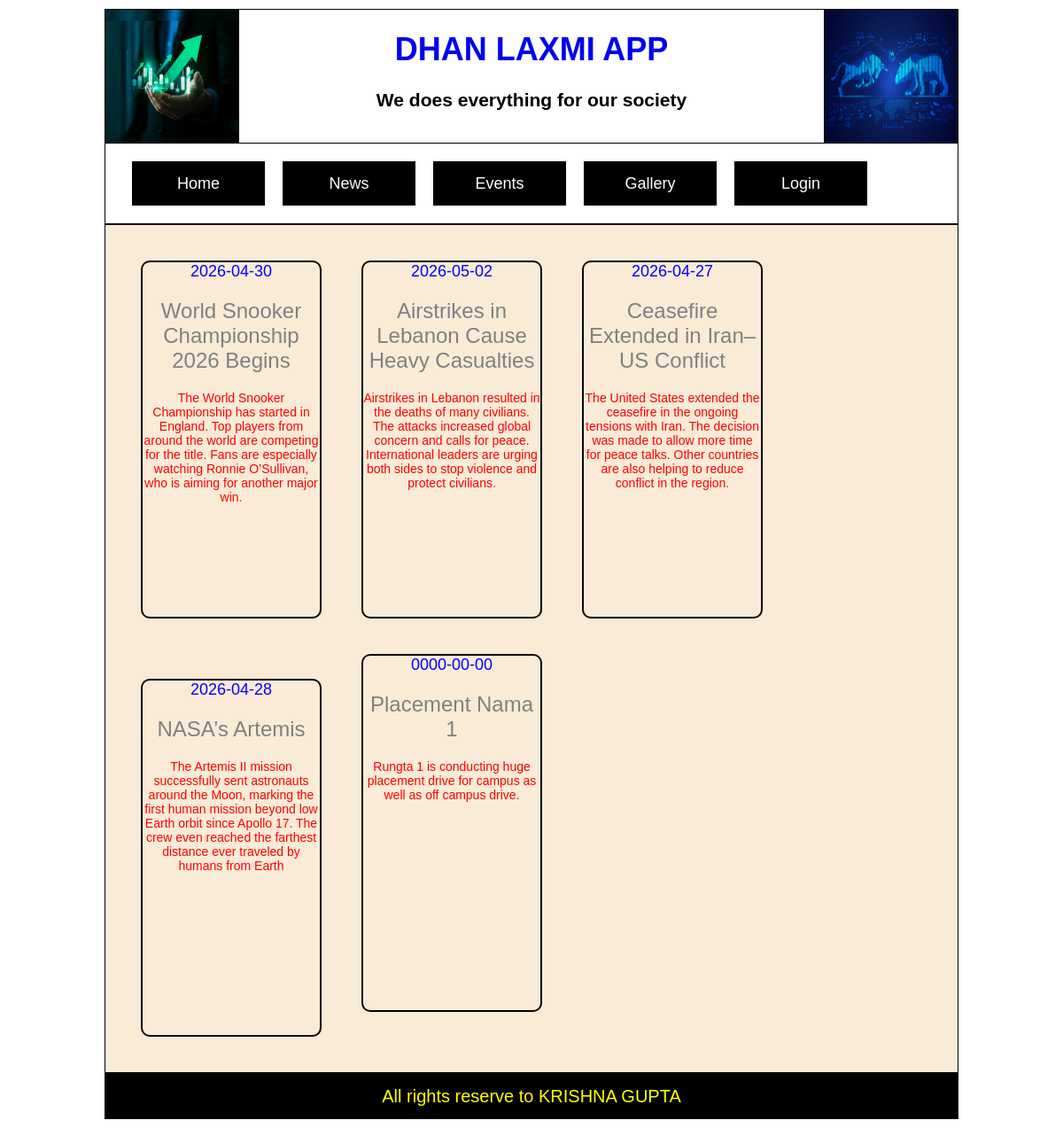
The page /public/news.php on the database its author committed.
### tables this page shows
CREATE TABLE IF NOT EXISTS `news_info` (
  `news_id` int(11) NOT NULL AUTO_INCREMENT,
  `news_title` text NOT NULL,
  `news_desc` text NOT NULL,
  `news_date` date NOT NULL,
  `reg_date` date NOT NULL,
  PRIMARY KEY (`news_id`)
);

### public/news.php (the view)
<?php
  include("../include/header.php");
?>
<div id="container">
<?php
  include("../include/menubar.php");
?>
<div id='eventArea'>
<?php
include("..\include\dbconnect.php");
$rsevents=mysqli_query($con,"select * from news_info order by news_id desc");
while($row=mysqli_fetch_array($rsevents))
  {
    $a=$row["news_title"];
    $b=$row["news_desc"];
    $c=$row["news_date"];
?>
<div class='eventinfo'>
    <div class="dateinfo"><?=$c ?></div>
    <div class="titleinfo"><?=$a ?></div>
    <div class="description"><?=$b ?></div>
 </div>
 <?php
  }
 ?>
</div>
</div>
<?php
  include("../include/footer.php");
?>

### assets/css/style.css (style rules this page uses)
body { margin: 0px; padding: 0px; font-size: 18px; font-family: Verdana, Geneva, Tahoma, sans-serif; }
#container { min-height: 400px; }
#eventArea { border-top:2px solid black; border-bottom:2px solid black; padding: 20px; background-color: antiquewhite; }
.eventinfo { width: 200px; height: 400px; margin: 20px; border:2px solid black; border-radius: 10px; text-align: center; display: inline-block; }
.eventinfo .dateinfo { color:blue; font-size: 18px; margin-bottom: 20px; }
.eventinfo .titleinfo { color:gray; font-size: 24px; margin-bottom: 20px; }
.eventinfo .description { color:red; font-size: 14px; height:150px ; overflow: scroll; }

### rows shown on the page
news_info: news_date "2026-04-30", news_title "World Snooker Championship 2026 Begins", news_desc "The World Snooker Championship has started in England. Top players from around the world are competing for the title. Fans are especially watching Ronnie O’Sullivan, who is aiming for another major win."
news_info: news_date "2026-05-02", news_title "Airstrikes in Lebanon Cause Heavy Casualties", news_desc "Airstrikes in Lebanon resulted in the deaths of many civilians. The attacks increased global concern and calls for peace. International leaders are urging both sides to stop violence and protect civilians."
news_info: news_date "2026-04-27", news_title "Ceasefire Extended in Iran–US Conflict", news_desc "The United States extended the ceasefire in the ongoing tensions with Iran. The decision was made to allow more time for peace talks. Other countries are also helping to reduce conflict in the region."
news_info: news_date "2026-04-28", news_title "NASA’s Artemis", news_desc "The Artemis II mission successfully sent astronauts around the Moon, marking the first human mission beyond low Earth orbit since Apollo 17. The crew even reached the farthest distance ever traveled by humans from Earth"
news_info: news_date "0000-00-00", news_title "Placement Nama 1", news_desc "Rungta 1 is conducting huge placement drive for campus as well as off campus drive."
